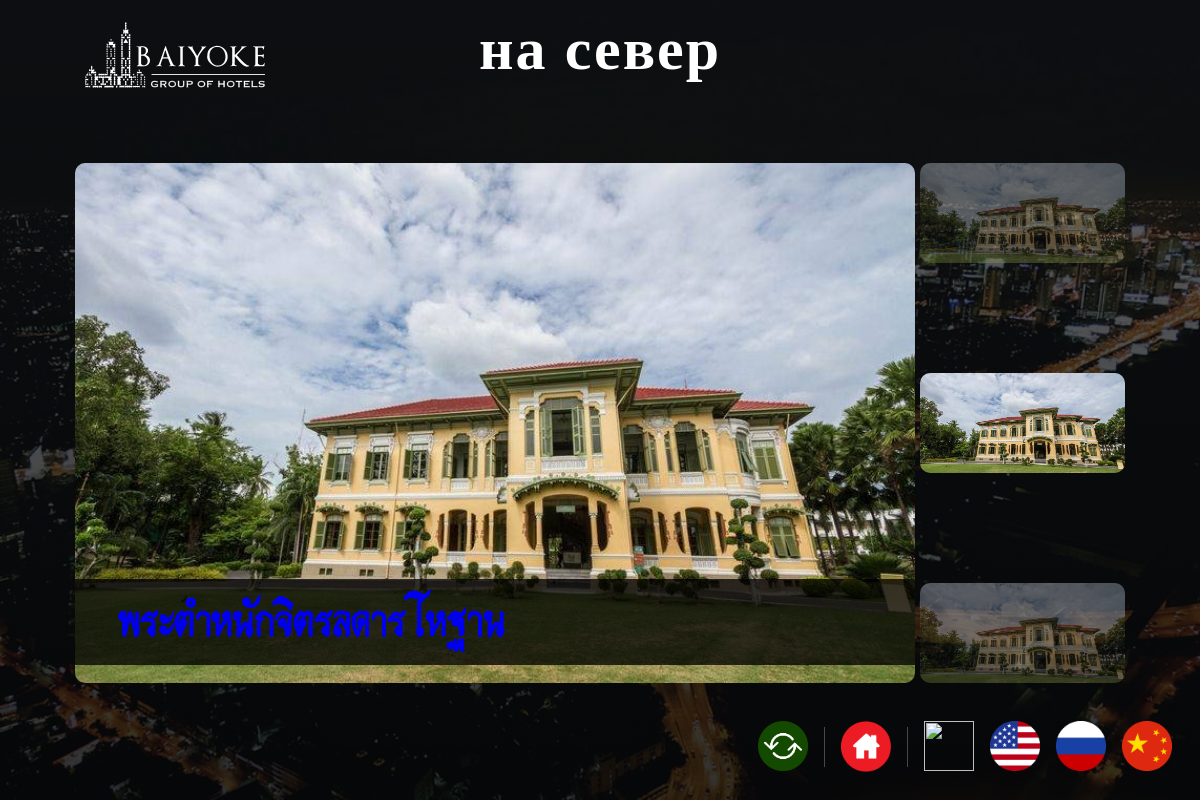
The app's page /sub.php?d_id=1 with its own data.
### tables this page shows
CREATE TABLE `direction` (
  `d_id` int(4) NOT NULL,
  `icon` varchar(200) NOT NULL,
  `th_name` varchar(200) NOT NULL,
  `en_name` varchar(200) NOT NULL,
  `ch_name` varchar(200) NOT NULL,
  `ru_name` varchar(200) NOT NULL
);

CREATE TABLE `place_th` (
  `id` int(4) NOT NULL,
  `d_id` int(4) NOT NULL,
  `images` varchar(100) NOT NULL,
  `place_name` varchar(200) NOT NULL,
  `detail` text NOT NULL,
  `sound` varchar(200) NOT NULL
);

### sub.php (the view, shortened to what this page needs)
<html>
<head>
    <link href="css/components.css" rel="stylesheet">
    <link href="css/layout.css" rel="stylesheet">
    <link href="css/animate.css" rel="stylesheet">
    <link href="css/swiper.min.css" rel="stylesheet">
</head>
<body id="sub">
<div class="animated fadeIn fo no-ovf">
    <?php
    $strSQL = "SELECT * FROM direction WHERE d_id='{$_GET['d_id']}'";
    $objQuery = mysql_query($strSQL) or die ("Error Query [".$strSQL."]");
    $result = mysql_fetch_assoc($objQuery);
    ?>
    <div class="container animated fadeInDown mw-1600" >
        <div class="row">
            <div class="col-2 py-3 fo">
                <img src="img/232.png" width="200" class="">
            </div>
            <div class="col-8 py-3 m-auto text-center fo">
                <h1 class="f-100 text-white text-center ">
                <?php
                    if($_SESSION["lang"] == "EN")
                    {
                        echo $result["en_name"];
                    }
                    elseif ($_SESSION["lang"] == "TH")
                    {
                        echo $result["th_name"];
                    }
                    elseif ($_SESSION["lang"] == "CH")
                    {
                        echo $result["ch_name"];
                    }
                    else
                    {
                        echo $result["ru_name"];
                    }
                ?>
                </h1>
            </div>
            <div class="col-2 py-3 m-auto text-right">
            </div>
        </div>
    </div>
    <div class="container animated fadeInDown mw-1600 pt-5" id="slideshow">
        <div class="row">
            <div class="col-12">
                <div class="swiper-container main-slider loading">
                    <div class="swiper-wrapper">
                    <?php
                        if($_SESSION["lang"] == "EN")
                        {
                            $strSQL = "SELECT * FROM place_en WHERE d_id='{$_GET['d_id']}'";
                            $objQuery = mysql_query($strSQL) or die ("Error Query [".$strSQL."]");
                        }
                        elseif ($_SESSION["lang"] == "RU")
                        {
                            $strSQL = "SELECT * FROM place_ru WHERE d_id='{$_GET['d_id']}'";
                            $objQuery = mysql_query($strSQL) or die ("Error Query [".$strSQL."]");
                        }
                        elseif ($_SESSION["lang"] == "CH")
                        {
                            $strSQL = "SELECT * FROM place_ch WHERE d_id='{$_GET['d_id']}'";
                            $objQuery = mysql_query($strSQL) or die ("Error Query [".$strSQL."]");
                        }
                        else
                        {
                            $strSQL = "SELECT * FROM place_th WHERE d_id='{$_GET['d_id']}'";
                            $objQuery = mysql_query($strSQL) or die ("Error Query [".$strSQL."]");
                        }
                    ?>
                    <?php
                        while($objResultslide = mysql_fetch_array($objQuery))
                        {
                        $images = $objResultslide["images"];
                        $placename = $objResultslide["place_name"];
                    ?>
                        <div class="swiper-slide">
                            <figure class="slide-bgimg" style="background-image:url(<?php echo $images;?>)">
                            </figure>
                            <div class="content">
                                <a class="title link-no-ndl" href="detail.php?id=<?php echo $objResultslide['id']; ?>"> <?php echo $placename;?></a>
                            </div>
                        </div>
                        <?php
                            }
                        ?>
                    </div>
                </div>
                <div class="swiper-container nav-slider loading">
                    <div class="swiper-wrapper">
                    <?php
                        if($_SESSION["lang"] == "EN")
                        {
                            $strSQL_sildeleft = "SELECT * FROM place_en WHERE d_id='{$_GET['d_id']}'";
                            $objQuery_sildeleft = mysql_query($strSQL_sildeleft) or die ("Error Query [".$strSQL_sildeleft."]");
                        }
                        elseif ($_SESSION["lang"] == "RU")
                        {
                            $strSQL_sildeleft = "SELECT * FROM place_ru WHERE d_id='{$_GET['d_id']}'";
                            $objQuery_sildeleft = mysql_query($strSQL_sildeleft) or die ("Error Query [".$strSQL_sildeleft."]");
                        }
                        elseif ($_SESSION["lang"] == "CH")
                        {
                            $strSQL_sildeleft = "SELECT * FROM place_ch WHERE d_id='{$_GET['d_id']}'";
                            $objQuery_sildeleft = mysql_query($strSQL_sildeleft) or die ("Error Query [".$strSQL_sildeleft."]");
                        }
                        else
                        {
                            $strSQL_sildeleft = "SELECT * FROM place_th WHERE d_id='{$_GET['d_id']}'";
                            $objQuery_sildeleft = mysql_query($strSQL_sildeleft) or die ("Error Query [".$strSQL_sildeleft."]");
                        }
                    ?>
                    <?php
                        while($objResultslide = mysql_fetch_array($objQuery_sildeleft))
                        {
                        $images1 = $objResultslide["images"];
                    ?>
                        <div class="swiper-slide">
                            <figure class="slide-bgimg" style="background-image:url(<?php echo $images1;?>)">
                            </figure>
                        </div>
                       <?php
                            }
                       ?>
                    </div>
                </div>
            </div>
        </div>
    </div>
    <div style="position: fixed;bottom: 20px;right: 20px;">
        <div class="d-flex">
            <div class="p-2 hv-lg pr-3">
                <a href="#" class="pointer action">
                    <img src="img/change_icon_png_245643.png" width="50" >
                </a>
            </div>
            <div class="p-2 hv-lg pr-3 pl-3">
                <a href="index.php" >
                    <img src="img/Orphan-Home-icon-circle-white.png" width="50">
                </a>
            </div>
            <div class="p-2 hv-lg pl-3">
                <a href="config/changesub.php?lang=TH">
                    <img src="img/th-circle.png" width="50">
                </a>
            </div>
            <div class="p-2 hv-lg">
                <a href="config/changesub.php?lang=EN">
                    <img src="img/us-circle.png" width="50">
                </a>
            </div>
            <div class="p-2 hv-lg">
                <a href="config/changesub.php?lang=RU">
                    <img src="img/ru-circle.png" width="50">
                </a>
            </div>
            <div class="p-2 hv-lg">
                <a href="config/changesub.php?lang=CH">
                    <img src="img/ch-circle.png" width="50">
                </a>
            </div>
        </div>
    </div>
</div>
</body>
</html>

### css/layout.css (style rules this page uses)
body { font-family:"th_dan_vi_vekregular" }
#sub { background:linear-gradient(rgba(0, 0, 0, 0.59), rgba(0, 0, 0, 0.8)),url(../img/bg-sub.jpg);height:100%;background-position:center;background-repeat:no-repeat;background-size:cover }
.hv-lg { transition:.3s }
html,body { width:100%;height:100%;background:#212121;margin:0;padding:0 }
.link-no-ndl { text-decoration:none !important }
.f-100 { font-size:60px;letter-spacing:2px }
.swiper-slide { backface-visibility:hidden;-webkit-backface-visibility:hidden }
*,*:before,*:after { box-sizing:border-box;margin:0;padding:0 }
.swiper-container { width:80%;height:65vh;float:left;transition:opacity .6s ease,transform .3s ease }
.swiper-container.nav-slider { width:20%;padding-left:5px }
.swiper-container.nav-slider .swiper-slide { cursor:pointer;opacity:.4;transition:opacity .3s ease }
.swiper-container.nav-slider .swiper-slide.swiper-slide-active { opacity:1 }
.swiper-slide { overflow:hidden }
.swiper-slide .slide-bgimg { position:absolute;top:0;left:0;width:100%;height:100%;background-position:center;background-size:cover;border-radius:10px }
.swiper-slide .content { position:absolute;top:80%;left:0;width:100%;padding-left:5%;color:#fff;background-color:rgba(0,0,0,.76) }
.swiper-slide .content .title { font-size:3.6em;font-weight:bold;margin-bottom:5px }
.no-ovf { overflow:hidden !important }
.mw-1600 { max-width:90vw }
.pointer { cursor:pointer }

### records on screen
direction: ru_name "на север"
place_th: images (picture), place_name "พระตำหนักจิตรลดารโหฐาน"
